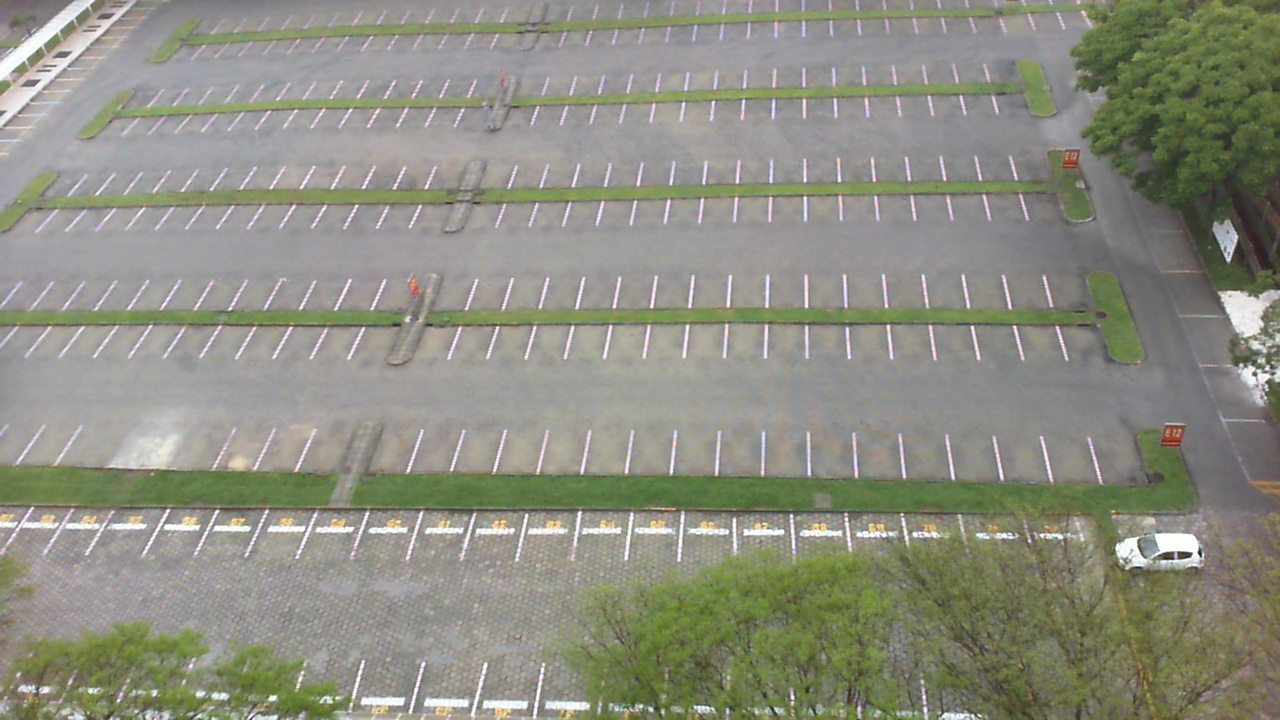
#> input picture Processing/test_images/new3.jpg, 1280 x 720 px, found by its file name
$ jupyter execute --allow-errors Tests.ipynb   (shell and % lines are left out)   (older library calls are emulated)
#> lines starting #> are read from the running program, lines starting #| are printed output that depends on the picture
[cell 1]
import cv2
import numpy as np
from matplotlib import pyplot as plt
import imutils
import argparse
from skimage.measure import compare_ssim

[cell 2]
img = cv2.imread('new3.jpg',cv2.IMREAD_COLOR)
#> img is the input picture: shape (720, 1280, 3); mean B, G, R 128.4, 142, 140.9
#plt.figure(figsize=(20,20))
#plt.imshow(img)

[cell 3]
import pymysql


def connect_db(sql,action):

    r=[]
    if action == "u":
        cursor.execute(sql)
        db.commit()
    if action == "s":
        cursor.execute(sql)
        results = cursor.fetchall()
        for row in results:
            r.append(row)
        return r

#> (the rest of this cell did not finish here and is left out)

[cell 4]
sql = "SELECT * FROM pklot2"
#> (the rest of this cell did not finish here and is left out)

[cell 5]
coordsX=[]
#> (the rest of this cell did not finish here and is left out)

[cell 6]
coordsX = np.float32(coordsX)
#> (the rest of this cell did not finish here and is left out)

[cell 7]
masks = []
img = cv2.imread('new3.jpg',cv2.IMREAD_COLOR)
#> (the rest of this cell did not finish here and is left out)

[cell 8]
plt.figure(figsize=(16,8))
plt.subplot(2,4,1)
#> (the rest of this cell did not finish here and is left out)

[cell 9]
img2 = cv2.imread('scar.jpg',cv2.IMREAD_COLOR)
masks2 = []
#> (the rest of this cell did not finish here and is left out)

[cell 10]
compare = []

for i in range(len(masks)):

    img_A = masks[i]
    img_B = masks2[i]

    img_A = cv2.cvtColor(img_A,cv2.COLOR_BGR2GRAY)
    img_B = cv2.cvtColor(img_B,cv2.COLOR_BGR2GRAY)

    (score, diff) = compare_ssim(img_A, img_B, full=True)
    compare.append(score)
# [7 lines of commented-out code are left out]


compare = np.float32(compare)
meh = (compare >0.56)
print(meh)
compare.sort()
print(compare)

[cell 11]
i = 49

#> (the rest of this cell did not finish here and is left out)

[cell 12]
def smooth_image(img_input, kernel_size):
    kernel = np.ones((kernel_size, kernel_size))/ kernel_size**2


    img_out = cv2.filter2D(img_input, cv2.CV_8U, kernel)
    #8U elimina bits valores negativos a bits
    return img_out

[cell 13]
def obtain_pklots(entry,coords,coordsX,coordsY):
    masks = []
    image = entry
    for i in range(len(coords)):
        ROI_corners = np.array([coords[i].tolist()], dtype=np.int32)
        mask = np.zeros(image.shape, dtype=np.uint8)
        cv2.fillPoly(mask, ROI_corners, (255))
        masked_image = cv2.bitwise_and(image, mask)
        masked_image = masked_image[np.min(coordsY[i]):np.max(coordsY[i]),np.min(coordsX[i]):np.max(coordsX[i])]
        masks.append(masked_image)
    return masks

[cell 14]
img = cv2.imread('new3.jpg',cv2.IMREAD_COLOR)
img = cv2.cvtColor(img,cv2.COLOR_BGR2GRAY)
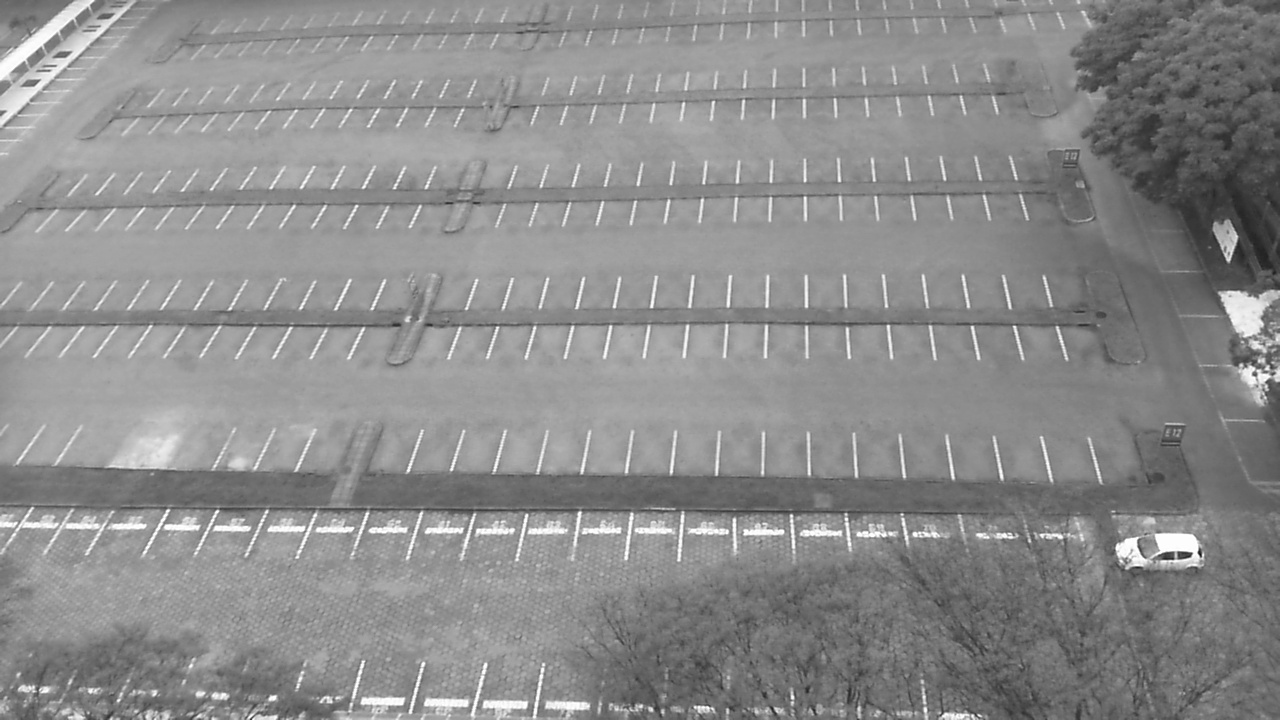
#> img: shape (720, 1280); min 13, max 255, mean 140.1
test = 'test5.jpg'
img2 = cv2.imread(test,cv2.IMREAD_COLOR)
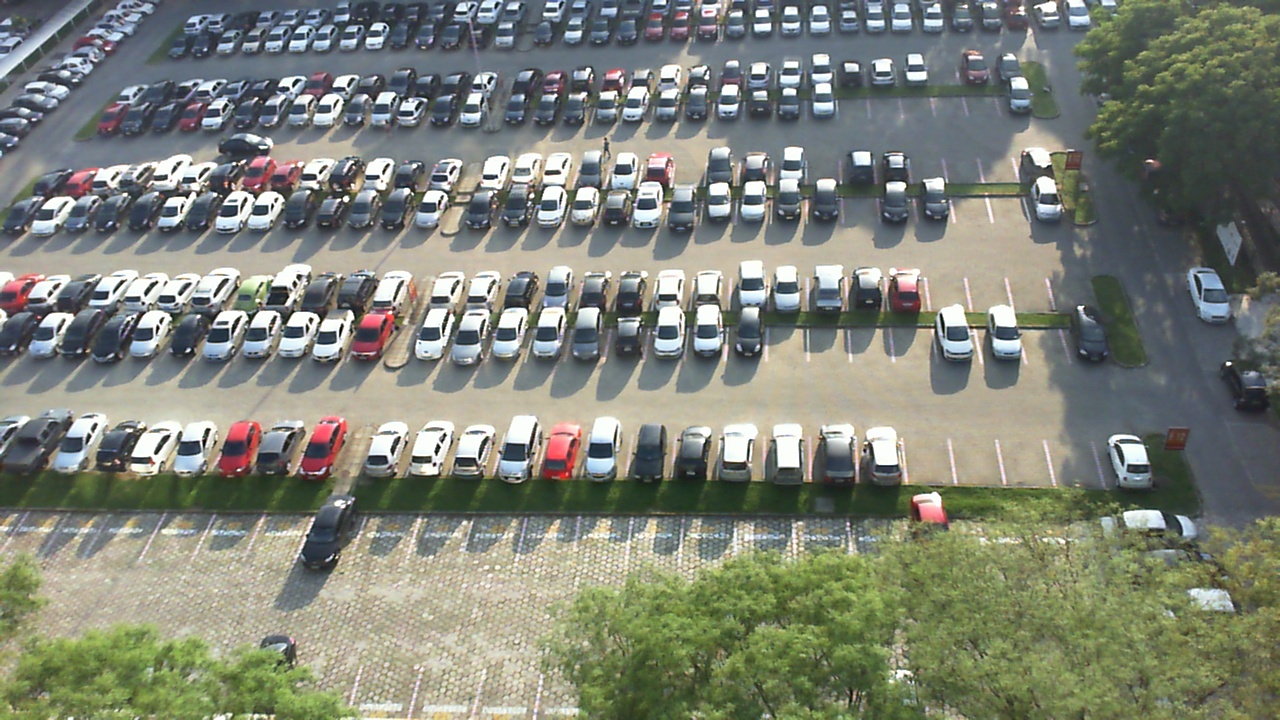
#> input picture Processing/test_images/test5.jpg, 1280 x 720 px, found by its file name
#> img2 is the input picture: shape (720, 1280, 3); mean B, G, R 118.7, 130.5, 126.7
img2 = cv2.cvtColor(img2,cv2.COLOR_BGR2GRAY)
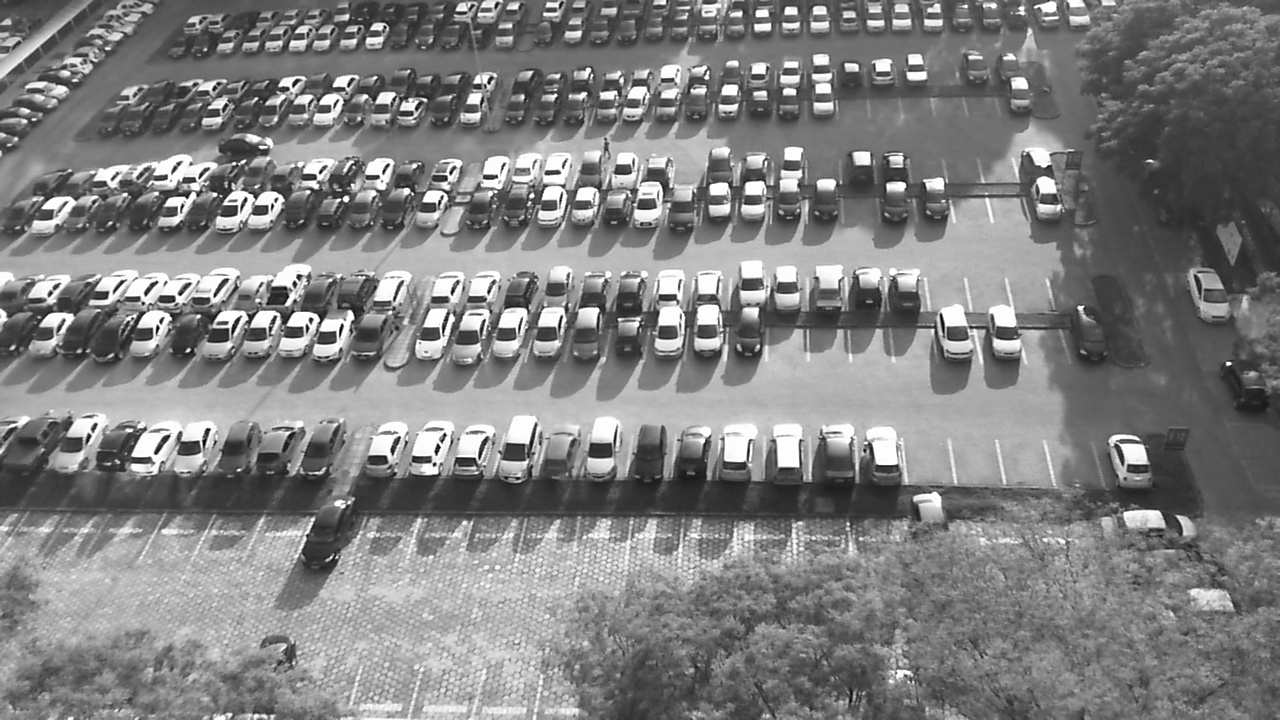
#> img2: shape (720, 1280); min 0, max 255, mean 128
#> (the rest of this cell did not finish here and is left out)

[cell 15]
compare = []
ms = []
#> (the rest of this cell did not finish here and is left out)

[cell 16]
img_color = cv2.imread(test,cv2.IMREAD_COLOR)
img_color = cv2.cvtColor(img_color,cv2.COLOR_BGR2RGB)
green = np.uint8([[[0,255,0 ]]])
red = np.uint8([[[255,0,0]]])

#> (the rest of this cell did not finish here and is left out)

[cell 17]
img_color = cv2.imread(test,cv2.IMREAD_COLOR)
img_color = cv2.cvtColor(img_color,cv2.COLOR_BGR2GRAY)
clahe = cv2.createCLAHE(clipLimit=7.0, tileGridSize=(15,15))
cl1 = clahe.apply(img_color)
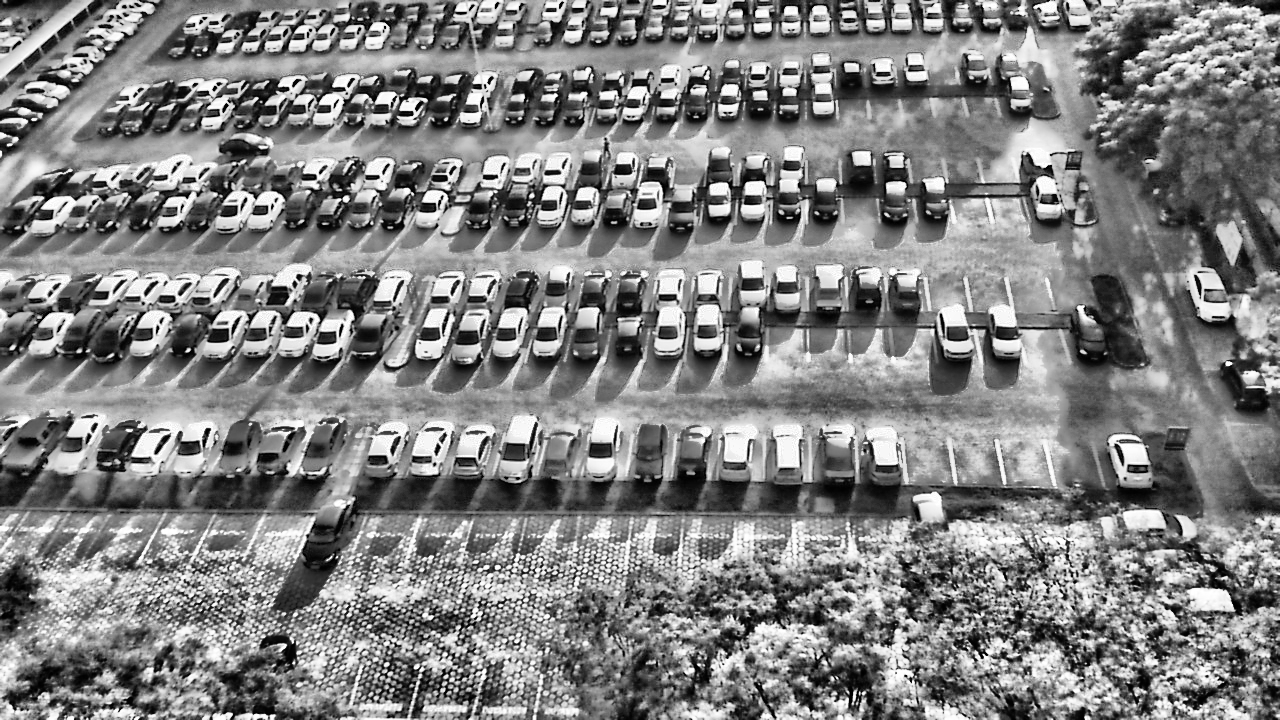
#> cl1: shape (720, 1280); min 0, max 255, mean 129.8
plt.figure(figsize=(16,16))
plt.subplot(1,2,1)
plt.imshow(cl1,cmap="gray")
plt.subplot(1,2,2)
plt.imshow(img,cmap="gray")
plt.show()

[cell 18]
test = 'test5.jpg'
img_color = cv2.imread(test,cv2.IMREAD_GRAYSCALE)
#> img_color: shape (720, 1280); min 0, max 255, mean 128
plt.imshow(img_color, cmap = "gray")
